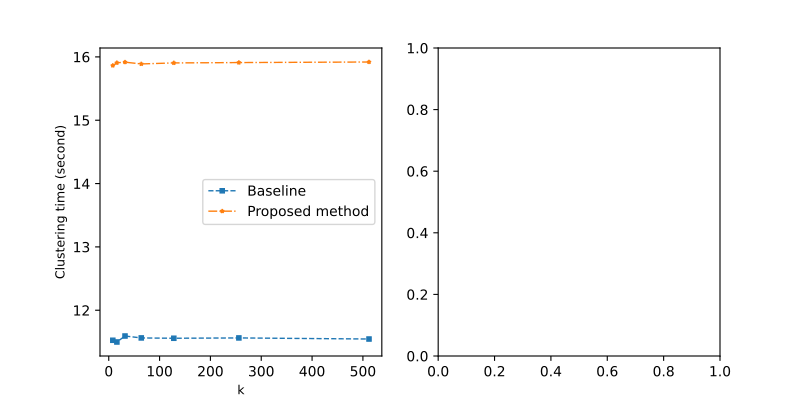

Write the Python code that produced this figure.
from toansttlib import *
import pandas as pd
import os
import matplotlib.pyplot as plt
import numpy as np
import shutil

df = pd.read_csv('KmodesTriangleInequality/Results/'+os.path.basename(__file__).replace(".py",".csv"))

#datasetIds = ['Dialog','Emotions_MultiTurnDiag','Question_Answer_1','Question_Answer_2','Question_Answer_3','WikiQA']
#params = { "text.usetex" : False,"font.family" : "serif"}
#plt.rcParams.update(params)


fig, axs = plt.subplots(1,2, figsize=(8, 4))
x = df['k'].to_numpy()
ys = np.array([df['Time1'].to_numpy(),df['Time2'].to_numpy()])
fmta(-1)
DrawSubFigure_SimpleLine(axs[0],x,ys,x_title='k',y_title='Clustering time (second)' )
axs[0].legend(['Baseline','Proposed method'],ncol=1)


fileName = 'KmodesTriangleInequality/Results/'+os.path.basename(__file__).replace(".py",".pdf")
#fileName2 = "C:/Users/nmtoa/Dropbox/Apps/Overleaf/Toan_ContextBasedFineTuneGPT2/Figures/" + os.path.basename(__file__).replace(".py",".pdf")
plt.savefig(fileName)
#shutil.copyfile(fileName,fileName2 )

plt.show()
